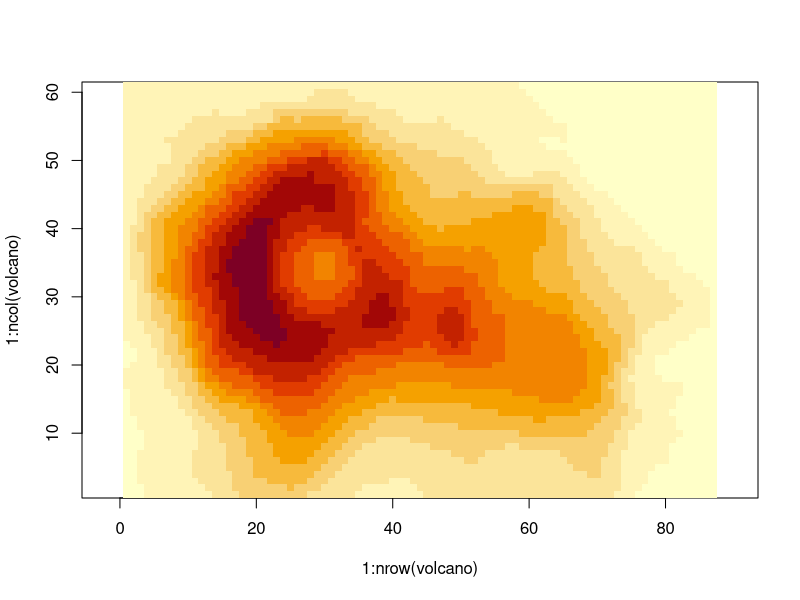
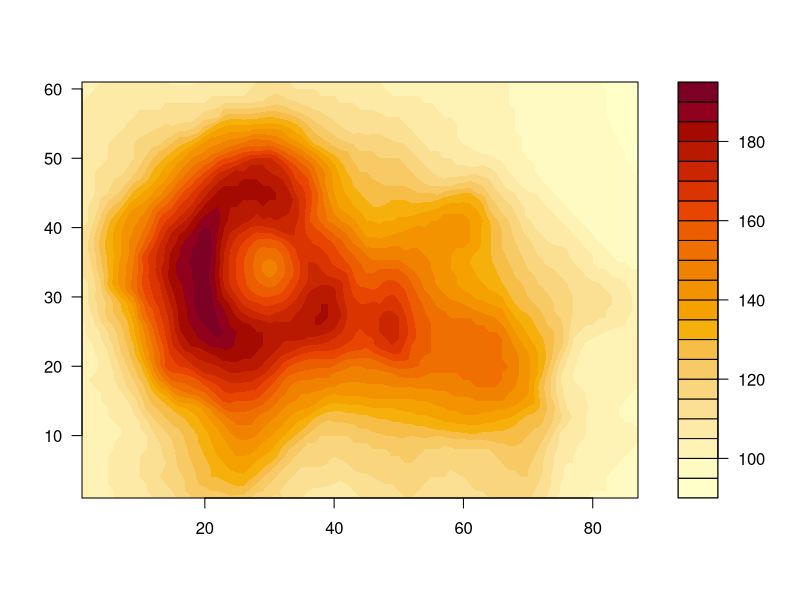
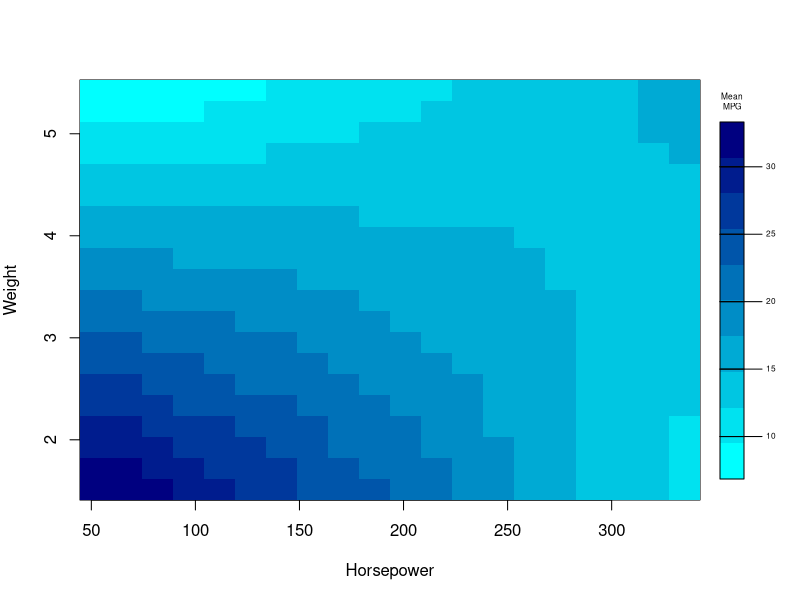
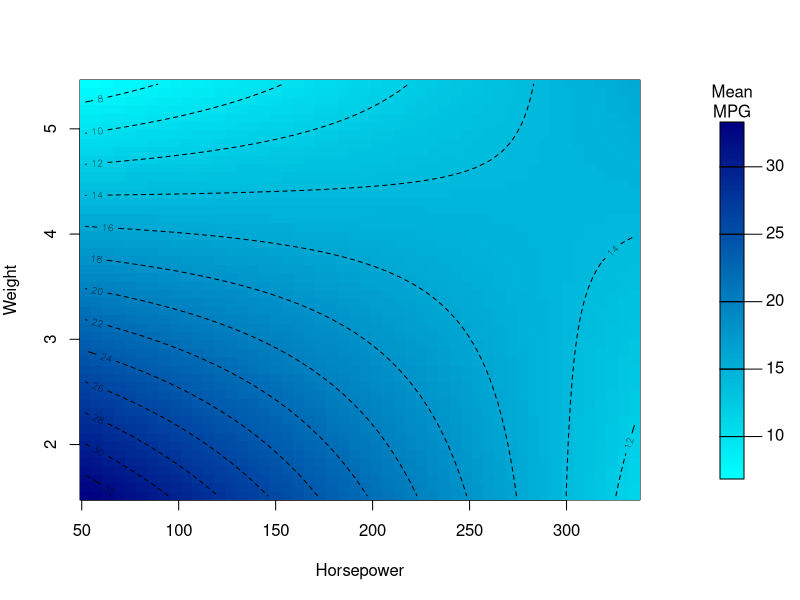
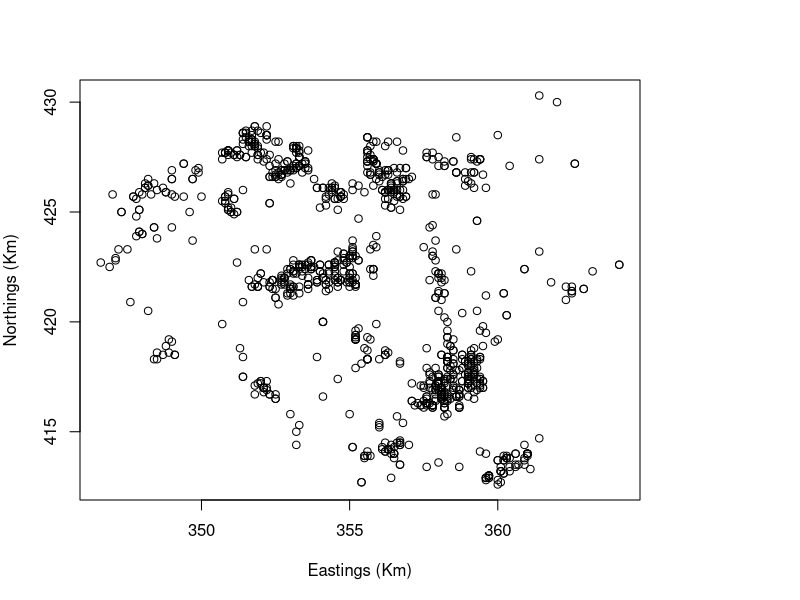
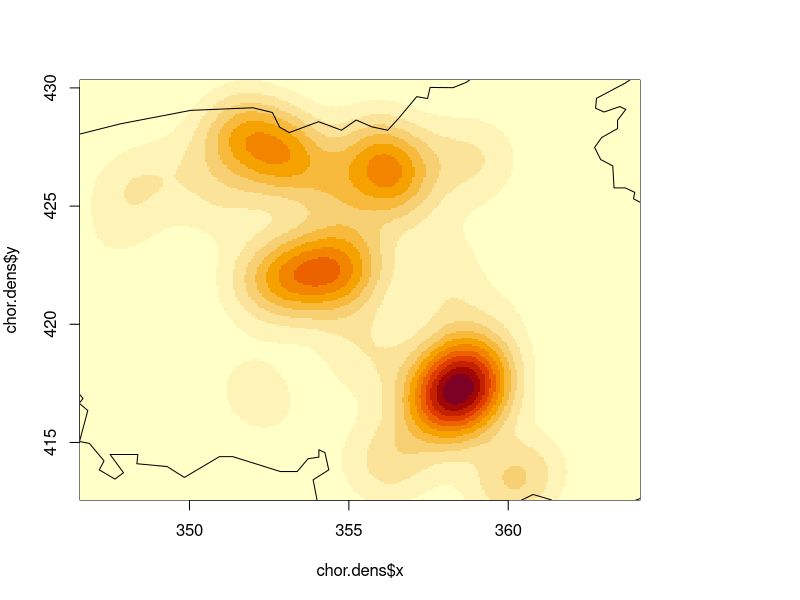
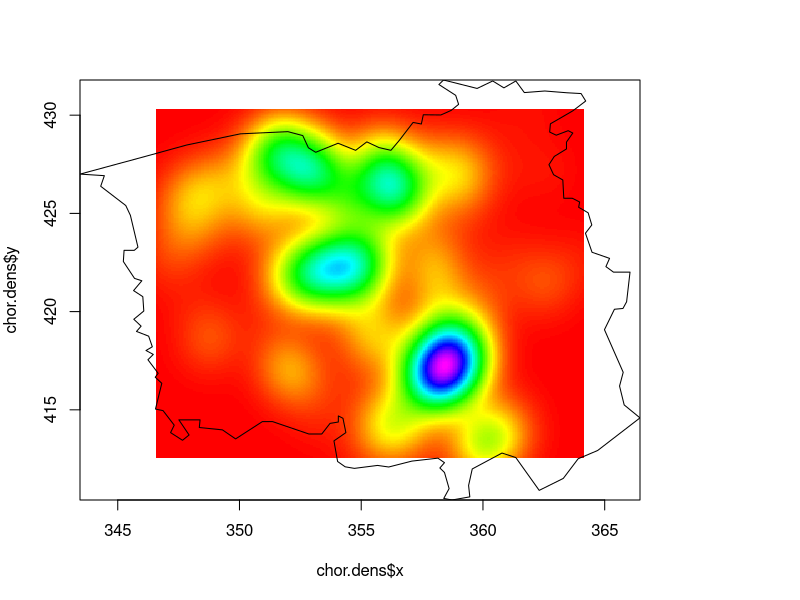

Write the R code that produced these figures, in order. (Note: this script raises an error after producing the figures.)
#  Book --------------------

dev.new()
image(
  x = 1:nrow(volcano),
  y = 1:ncol(volcano),
  z = volcano,
  asp = 1
)

filled.contour(
  x = 1:nrow(volcano),
  y = 1:ncol(volcano),
  z = volcano
)

install.packages("shape")
library("shape")

car.fit <- lm(mpg ~ hp * wt, data = mtcars)
len <- 20
hp.seq <- seq(min(mtcars$hp),
  max(mtcars$hp),
  length = len
)
wt.seq <- seq(min(mtcars$wt),
  max(mtcars$wt),
  length = len
)
hp.wt <- expand.grid(
  hp = hp.seq,
  wt = wt.seq
)
car.pred.mat <- matrix(
  predict(car.fit,
    newdata = hp.wt
  ),
  nrow = len,
  ncol = len
)
blues <- colorRampPalette(c("cyan", "navyblue"))
dev.new()
par(mar = c(5, 4, 4, 5))
image(hp.seq,
  wt.seq,
  car.pred.mat,
  col = blues(10),
  xlab = "Horsepower",
  ylab = "Weight"
)
colorlegend(
  col = blues(10),
  zlim = range(car.pred.mat),
  zval = seq(10, 30, 5),
  main = "Mean\nMPG",
  main.cex = 0.5,
  cex = 0.5
)


car.fit <- lm(mpg ~ hp * wt, data = mtcars)
len <- 50
hp.seq <- seq(min(mtcars$hp), max(mtcars$hp), length.out = len)
wt.seq <- seq(min(mtcars$wt), max(mtcars$wt), length.out = len)
hp.wt <- expand.grid(hp = hp.seq, wt = wt.seq)
car.pred.mat <- matrix(predict(car.fit, newdata = hp.wt),
  nrow = len,
  ncol = len
)


dev.new()
par(mar = c(5, 4, 4, 8))
image(hp.seq,
  wt.seq,
  car.pred.mat,
  col = blues(100),
  xlab = "Horsepower",
  ylab = "Weight"
)
contour(
  x = hp.seq, wt.seq, car.pred.mat,
  add = T, lty = 2
)
colorlegend(
  col = blues(100),
  zlim = range(car.pred.mat),
  zval = seq(10, 30, 5),
  main = "Mean\nMPG"
)

install.packages("spatstat")
library("spatstat")
?chorley
plot(chorley$x, chorley$y, xlab = "Eastings (Km)", ylab = "Northings (Km)")
library("MASS")

chor.dens <- kde2d(
  x = chorley$x,
  y = chorley$y,
  n = 256
)
rbow <- rainbow(200, start = 0, end = 5 / 6)
image(
  x = chor.dens$x,
  y = chor.dens$y,
  z = chor.dens$z
)
plot(chorley$window, add = T)

chor.WIN <- chorley$window
range(chorley$x)
WIN.xr <- chor.WIN$xrange
WIN.xr
range(chorley$y)
WIN.yr <- chor.WIN$yrange


image(chor.dens$x, chor.dens$y,
  chor.dens$z,
  col = rbow,
  xlim = WIN.xr,
  ylim = WIN.yr
)
plot(chor.WIN, add = T)

chor.dens.WIN <- kde2d(chorley$x,
  chorley$y,
  n = 256,
  lims = c(
    WIN.xr,
    WIN.yr
  )
)
image(chor.dens.win$x,
  chor.dens.win$y,
  chor.dens.win$z,
  col = rbow
)
plot(chor.WIN, add = T)

inside.owin(x = c(355, 345), y = c(420, 415), w = chor.WIN)

chor.xy <- expand.grid(
  chor.dens.WIN$x,
  chor.dens.WIN$y
)
nrow(chor.xy)

chor.outside <- !inside.owin(x = chor.xy[, 1], y = chor.xy[, 2], w = chor.WIN)

chor.out.mat <- matrix(chor.outside,
  nrow = 256,
  ncol = 256
)

chor.dens.WIN$z[chor.out.mat] <- NA

dev.new(width = 7.5, height = 7)
par(mar = c(5, 4, 4, 7))
image(chor.dens.WIN$x,
  chor.dens.WIN$y,
  chor.dens.WIN$z,
  col = rbow,
  xlab = "Eastings",
  ylab = "Northings",
  bty = "l",
  asp = 1
)
plot(chorley$window, lwd = 4, add = T)
colorlegend(
  col = rbow,
  zlim = range(chor.dens.WIN$z,
    na.rm = T
  ),
  zval = seq(0, 0.02, 0.0025),
  main = "KDE",
  digit = 4,
  posx = c(0.85, 0.87),
  xpd = NA
)

#  Exercises --------------------

?airquality
airqual <- na.omit(airquality[, c(4, 3, 1)])
rownames(airqual) <- NULL # To remove rownames

# a
air.fit <- lm(Temp ~ Wind * Ozone, data = airqual)
summary(air.fit)

# b
Wind.vec <- seq(min(airqual$Wind), max(airqual$Wind), length.out = 50)
Ozone.vec <- seq(min(airqual$Ozone), max(airqual$Ozone), length.out = 50)

Wind.Ozone <- expand.grid(Wind = Wind.vec, Ozone = Ozone.vec)
zvalues <- predict(air.fit, newdata = Wind.Ozone)
zmat <- matrix(zvalues, nrow = length(Wind.vec), ncol = length(Ozone.vec))

# c
#
dev.new()
par(mar = c(5, 4, 4, 6))
#
windozonecol <- topo.colors(20)
image(
  x = Wind.vec, y = Ozone.vec, z = zmat,
  col = windozonecol,
  xlab = "Wind", ylab = "Ozone"
)
#
normalize <- function(datavec) {
  lo <- min(datavec, na.rm = TRUE)
  up <- max(datavec, na.rm = TRUE)
  datanorm <- (datavec - lo) / (up - lo)
  return(datanorm)
}
#
temp.norm <- normalize(airqual$Temp)
temp.col <- gray(temp.norm)
points(airqual$Wind, airqual$Ozone,
  col = temp.col,
  pch = 16
)
#
colorlegend(windozonecol,
  zlim = c(
    min(zmat),
    max(zmat)
  ),
  zval = seq(min(zmat), max(zmat), length.out = 5),
  zlevels = 10,
  posx = c(0.95, 0.96),
  posy = c(0.08, 0.9),
  main = "Temp\nPrediction"
)

colorlegend(gray(seq(0, 1, length.out = 116)),
  zlim = c(
    min(airqual$Temp),
    max(airqual$Temp)
  ),
  zval = seq(min(airqual$Temp),
    max(airqual$Temp),
    length.out = 8
  ),
  posx = c(0.8, 0.81),
  posy = c(0.3, 0.8),
  main = "Temp\nobserved"
)

# d
library("MASS")
library("spatstat")
fire <- split(clmfires)$intentional
firewin <- clmfires$window

int.fire.den <- kde2d(
  x = fire$x,
  y = fire$y,
  n = c(256, 256),
  lims = c(firewin$xrange, firewin$y)
)
# e
xy.grid <- expand.grid(
  x = int.fire.den$x,
  y = int.fire.den$y
)
outside.vec <- !inside.owin(xy.grid, w = fire$window)
outside.mat <- matrix(outside.vec, nrow = 256, ncol = 256)
int.fire.den$z[outside.mat] <- NA
# f
#
dev.new()
par(mar = c(3, 3, 3, 7))
#
image(
  x = int.fire.den$x,
  y = int.fire.den$y,
  z = int.fire.den$z,
  col = heat.colors(50),
  bty = "l",
  xaxs = "i", yaxs = "i",
  asp = 1,
  xlab = "", ylab = "",
  xlim =
  )
#
plot(x = firewin, lwd = 2, add = T)

#
colorlegend(
  col = heat.colors(50),
  zlim = c(
    min(na.omit(as.vector(int.fire.den$z))),
    max(na.omit(as.vector(int.fire.den$z)))
  ),
  zlevels = 5,
  zval = seq(5e-6, 35e-6, by = 5e-6),
  digit = 6,
  posx = c(0.9, 0.92), posy = c(0.1, 0.9)
)
